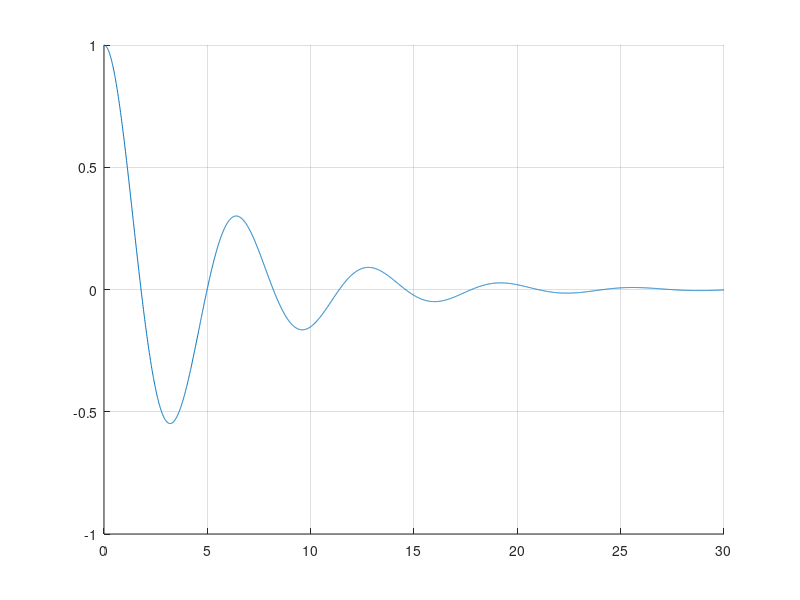

This figure's MATLAB source:
% Constants
dt = 0.01;
tStart = 0;
tEnd = 30;
t = tStart:abs(dt):tEnd;
g = [0 0 -9.81];

% Initialize vectors
x = zeros(length(t),3);
xDot = zeros(length(t),3);
xDotDot = zeros(length(t),3);

% Initial state
x(1,:) = [0 0 1];
xDot(1,:) = [0 0 0];

% Acceleration function
function f = f(x, xDot = 0)
  f = - x - 0.75*xDot;
end

% Leapfrog integration
function [x,xDot,dt,i] = leapfrog(x,xDot,dt,i)
  % Update xDot (at time = t + 1/2)
  xDot(i,:) = xDot(i,:) + f(x(i,:),xDot(i,:)) * dt/2;

  % Update position (at time = t + 1)
  x(i+1,:) = x(i,:) + xDot(i,:) * dt;

  % Update xDot (at time = t + 3/2)
  xDot(i+1,:)= xDot(i,:) + f(x(i+1,:),xDot(i+1,:)) * dt/2;
end

function [x,xDot,dt,i] = euler(x,xDot,dt,i)
  % Acceleration
  xDotDot(i,:) = f(x(i,:),xDot(i,:));

  % Integration (euler fwd)
  x(i+1,:) = x(i,:) + xDot(i,:)*dt;
  xDot(i+1,:) = xDot(i,:) + xDotDot(i,:)*dt;
end

% Integrator
i = 1;
while t(i) < t(end)
  % Integrator
  [x,xDot,dt,i] = leapfrog(x,xDot,dt,i);
  %[x,xDot,dt,i] = euler(x,xDot,dt,i);

  % Increment index variable
  i = i + 1;
end

%figure;
grid on;
hold on;
plot(t,x(:,3));
%plot(t,xDot(:,3));
%plot(t,xDotDot(:,3));
%plot3(x(:,1),x(:,2),x(:,3));
%x(end,3)
